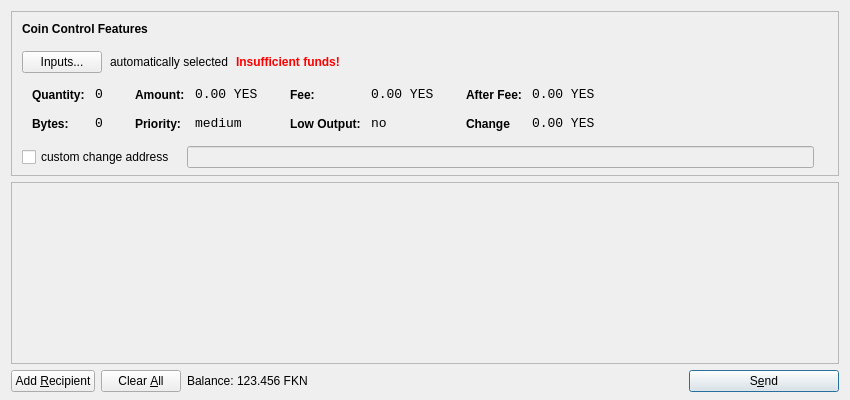
<?xml version="1.0" encoding="UTF-8"?>
<ui version="4.0">
 <class>SendCoinsDialog</class>
 <widget class="QDialog" name="SendCoinsDialog">
  <property name="geometry">
   <rect>
    <x>0</x>
    <y>0</y>
    <width>850</width>
    <height>400</height>
   </rect>
  </property>
  <property name="windowTitle">
   <string>Send Coins</string>
  </property>
  <layout class="QVBoxLayout" name="verticalLayout" stretch="0,1,0">
   <property name="bottomMargin">
    <number>8</number>
   </property>
   <item>
    <widget class="QFrame" name="frameCoinControl">
     <property name="sizePolicy">
      <sizepolicy hsizetype="Expanding" vsizetype="Expanding">
       <horstretch>0</horstretch>
       <verstretch>0</verstretch>
      </sizepolicy>
     </property>
     <property name="maximumSize">
      <size>
       <width>16777215</width>
       <height>16777215</height>
      </size>
     </property>
     <property name="frameShape">
      <enum>QFrame::StyledPanel</enum>
     </property>
     <property name="frameShadow">
      <enum>QFrame::Sunken</enum>
     </property>
     <layout class="QVBoxLayout" name="verticalLayoutCoinControl2">
      <property name="spacing">
       <number>-1</number>
      </property>
      <property name="leftMargin">
       <number>0</number>
      </property>
      <property name="topMargin">
       <number>0</number>
      </property>
      <property name="rightMargin">
       <number>0</number>
      </property>
      <property name="bottomMargin">
       <number>6</number>
      </property>
      <item>
       <layout class="QVBoxLayout" name="verticalLayoutCoinControl" stretch="0,0,0,0,1">
        <property name="spacing">
         <number>0</number>
        </property>
        <property name="leftMargin">
         <number>10</number>
        </property>
        <property name="topMargin">
         <number>10</number>
        </property>
        <item>
         <layout class="QHBoxLayout" name="horizontalLayoutCoinControl1">
          <property name="bottomMargin">
           <number>15</number>
          </property>
          <item>
           <widget class="QLabel" name="labelCoinControlFeatures">
            <property name="sizePolicy">
             <sizepolicy hsizetype="Preferred" vsizetype="Maximum">
              <horstretch>0</horstretch>
              <verstretch>0</verstretch>
             </sizepolicy>
            </property>
            <property name="font">
             <font>
              <weight>75</weight>
              <bold>true</bold>
             </font>
            </property>
            <property name="styleSheet">
             <string notr="true">font-weight:bold;</string>
            </property>
            <property name="text">
             <string>Coin Control Features</string>
            </property>
           </widget>
          </item>
         </layout>
        </item>
        <item>
         <layout class="QHBoxLayout" name="horizontalLayoutCoinControl2" stretch="0,0,0,0">
          <property name="spacing">
           <number>8</number>
          </property>
          <property name="bottomMargin">
           <number>10</number>
          </property>
          <item>
           <widget class="QPushButton" name="pushButtonCoinControl">
            <property name="styleSheet">
             <string notr="true"/>
            </property>
            <property name="text">
             <string>Inputs...</string>
            </property>
           </widget>
          </item>
          <item>
           <widget class="QLabel" name="labelCoinControlAutomaticallySelected">
            <property name="text">
             <string>automatically selected</string>
            </property>
            <property name="margin">
             <number>5</number>
            </property>
           </widget>
          </item>
          <item>
           <widget class="QLabel" name="labelCoinControlInsuffFunds">
            <property name="font">
             <font>
              <weight>75</weight>
              <bold>true</bold>
             </font>
            </property>
            <property name="styleSheet">
             <string notr="true">color:red;font-weight:bold;</string>
            </property>
            <property name="text">
             <string>Insufficient funds!</string>
            </property>
            <property name="margin">
             <number>5</number>
            </property>
           </widget>
          </item>
          <item>
           <spacer name="horizontalSpacerCoinControl">
            <property name="orientation">
             <enum>Qt::Horizontal</enum>
            </property>
            <property name="sizeHint" stdset="0">
             <size>
              <width>40</width>
              <height>1</height>
             </size>
            </property>
           </spacer>
          </item>
         </layout>
        </item>
        <item>
         <widget class="QWidget" name="widgetCoinControl" native="true">
          <property name="sizePolicy">
           <sizepolicy hsizetype="Preferred" vsizetype="Preferred">
            <horstretch>0</horstretch>
            <verstretch>0</verstretch>
           </sizepolicy>
          </property>
          <property name="minimumSize">
           <size>
            <width>0</width>
            <height>0</height>
           </size>
          </property>
          <property name="styleSheet">
           <string notr="true"/>
          </property>
          <layout class="QHBoxLayout" name="horizontalLayoutCoinControl5">
           <property name="margin">
            <number>0</number>
           </property>
           <item>
            <layout class="QHBoxLayout" name="horizontalLayoutCoinControl3" stretch="0,0,0,1">
             <property name="spacing">
              <number>20</number>
             </property>
             <property name="topMargin">
              <number>0</number>
             </property>
             <property name="bottomMargin">
              <number>10</number>
             </property>
             <item>
              <layout class="QFormLayout" name="formLayoutCoinControl1">
               <property name="horizontalSpacing">
                <number>10</number>
               </property>
               <property name="verticalSpacing">
                <number>14</number>
               </property>
               <property name="leftMargin">
                <number>10</number>
               </property>
               <property name="topMargin">
                <number>4</number>
               </property>
               <property name="rightMargin">
                <number>6</number>
               </property>
               <item row="0" column="0">
                <widget class="QLabel" name="labelCoinControlQuantityText">
                 <property name="styleSheet">
                  <string notr="true">font-weight:bold;</string>
                 </property>
                 <property name="text">
                  <string>Quantity:</string>
                 </property>
                 <property name="margin">
                  <number>0</number>
                 </property>
                </widget>
               </item>
               <item row="0" column="1">
                <widget class="QLabel" name="labelCoinControlQuantity">
                 <property name="font">
                  <font>
                   <family>Monospace</family>
                   <pointsize>10</pointsize>
                  </font>
                 </property>
                 <property name="cursor">
                  <cursorShape>IBeamCursor</cursorShape>
                 </property>
                 <property name="contextMenuPolicy">
                  <enum>Qt::ActionsContextMenu</enum>
                 </property>
                 <property name="text">
                  <string>0</string>
                 </property>
                 <property name="margin">
                  <number>0</number>
                 </property>
                 <property name="textInteractionFlags">
                  <set>Qt::LinksAccessibleByMouse|Qt::TextSelectableByKeyboard|Qt::TextSelectableByMouse</set>
                 </property>
                </widget>
               </item>
               <item row="1" column="0">
                <widget class="QLabel" name="labelCoinControlBytesText">
                 <property name="styleSheet">
                  <string notr="true">font-weight:bold;</string>
                 </property>
                 <property name="text">
                  <string>Bytes:</string>
                 </property>
                </widget>
               </item>
               <item row="1" column="1">
                <widget class="QLabel" name="labelCoinControlBytes">
                 <property name="font">
                  <font>
                   <family>Monospace</family>
                   <pointsize>10</pointsize>
                  </font>
                 </property>
                 <property name="cursor">
                  <cursorShape>IBeamCursor</cursorShape>
                 </property>
                 <property name="contextMenuPolicy">
                  <enum>Qt::ActionsContextMenu</enum>
                 </property>
                 <property name="text">
                  <string>0</string>
                 </property>
                 <property name="textInteractionFlags">
                  <set>Qt::LinksAccessibleByMouse|Qt::TextSelectableByKeyboard|Qt::TextSelectableByMouse</set>
                 </property>
                </widget>
               </item>
              </layout>
             </item>
             <item>
              <layout class="QFormLayout" name="formLayoutCoinControl2">
               <property name="horizontalSpacing">
                <number>10</number>
               </property>
               <property name="verticalSpacing">
                <number>14</number>
               </property>
               <property name="leftMargin">
                <number>6</number>
               </property>
               <property name="topMargin">
                <number>4</number>
               </property>
               <property name="rightMargin">
                <number>6</number>
               </property>
               <item row="0" column="0">
                <widget class="QLabel" name="labelCoinControlAmountText">
                 <property name="styleSheet">
                  <string notr="true">font-weight:bold;</string>
                 </property>
                 <property name="text">
                  <string>Amount:</string>
                 </property>
                 <property name="margin">
                  <number>0</number>
                 </property>
                </widget>
               </item>
               <item row="0" column="1">
                <widget class="QLabel" name="labelCoinControlAmount">
                 <property name="font">
                  <font>
                   <family>Monospace</family>
                   <pointsize>10</pointsize>
                  </font>
                 </property>
                 <property name="cursor">
                  <cursorShape>IBeamCursor</cursorShape>
                 </property>
                 <property name="contextMenuPolicy">
                  <enum>Qt::ActionsContextMenu</enum>
                 </property>
                 <property name="text">
                  <string>0.00 YES</string>
                 </property>
                 <property name="textInteractionFlags">
                  <set>Qt::LinksAccessibleByMouse|Qt::TextSelectableByKeyboard|Qt::TextSelectableByMouse</set>
                 </property>
                </widget>
               </item>
               <item row="1" column="0">
                <widget class="QLabel" name="labelCoinControlPriorityText">
                 <property name="styleSheet">
                  <string notr="true">font-weight:bold;</string>
                 </property>
                 <property name="text">
                  <string>Priority:</string>
                 </property>
                </widget>
               </item>
               <item row="1" column="1">
                <widget class="QLabel" name="labelCoinControlPriority">
                 <property name="font">
                  <font>
                   <family>Monospace</family>
                   <pointsize>10</pointsize>
                  </font>
                 </property>
                 <property name="cursor">
                  <cursorShape>IBeamCursor</cursorShape>
                 </property>
                 <property name="contextMenuPolicy">
                  <enum>Qt::ActionsContextMenu</enum>
                 </property>
                 <property name="text">
                  <string>medium</string>
                 </property>
                 <property name="textInteractionFlags">
                  <set>Qt::LinksAccessibleByMouse|Qt::TextSelectableByKeyboard|Qt::TextSelectableByMouse</set>
                 </property>
                </widget>
               </item>
              </layout>
             </item>
             <item>
              <layout class="QFormLayout" name="formLayoutCoinControl3">
               <property name="horizontalSpacing">
                <number>10</number>
               </property>
               <property name="verticalSpacing">
                <number>14</number>
               </property>
               <property name="leftMargin">
                <number>6</number>
               </property>
               <property name="topMargin">
                <number>4</number>
               </property>
               <property name="rightMargin">
                <number>6</number>
               </property>
               <item row="0" column="0">
                <widget class="QLabel" name="labelCoinControlFeeText">
                 <property name="styleSheet">
                  <string notr="true">font-weight:bold;</string>
                 </property>
                 <property name="text">
                  <string>Fee:</string>
                 </property>
                 <property name="margin">
                  <number>0</number>
                 </property>
                </widget>
               </item>
               <item row="0" column="1">
                <widget class="QLabel" name="labelCoinControlFee">
                 <property name="font">
                  <font>
                   <family>Monospace</family>
                   <pointsize>10</pointsize>
                  </font>
                 </property>
                 <property name="cursor">
                  <cursorShape>IBeamCursor</cursorShape>
                 </property>
                 <property name="contextMenuPolicy">
                  <enum>Qt::ActionsContextMenu</enum>
                 </property>
                 <property name="text">
                  <string>0.00 YES</string>
                 </property>
                 <property name="textInteractionFlags">
                  <set>Qt::LinksAccessibleByMouse|Qt::TextSelectableByKeyboard|Qt::TextSelectableByMouse</set>
                 </property>
                </widget>
               </item>
               <item row="1" column="0">
                <widget class="QLabel" name="labelCoinControlLowOutputText">
                 <property name="styleSheet">
                  <string notr="true">font-weight:bold;</string>
                 </property>
                 <property name="text">
                  <string>Low Output:</string>
                 </property>
                </widget>
               </item>
               <item row="1" column="1">
                <widget class="QLabel" name="labelCoinControlLowOutput">
                 <property name="font">
                  <font>
                   <family>Monospace</family>
                   <pointsize>10</pointsize>
                  </font>
                 </property>
                 <property name="cursor">
                  <cursorShape>IBeamCursor</cursorShape>
                 </property>
                 <property name="contextMenuPolicy">
                  <enum>Qt::ActionsContextMenu</enum>
                 </property>
                 <property name="text">
                  <string>no</string>
                 </property>
                 <property name="textInteractionFlags">
                  <set>Qt::LinksAccessibleByMouse|Qt::TextSelectableByKeyboard|Qt::TextSelectableByMouse</set>
                 </property>
                </widget>
               </item>
              </layout>
             </item>
             <item>
              <layout class="QFormLayout" name="formLayoutCoinControl4">
               <property name="horizontalSpacing">
                <number>10</number>
               </property>
               <property name="verticalSpacing">
                <number>14</number>
               </property>
               <property name="leftMargin">
                <number>6</number>
               </property>
               <property name="topMargin">
                <number>4</number>
               </property>
               <property name="rightMargin">
                <number>6</number>
               </property>
               <item row="0" column="0">
                <widget class="QLabel" name="labelCoinControlAfterFeeText">
                 <property name="styleSheet">
                  <string notr="true">font-weight:bold;</string>
                 </property>
                 <property name="text">
                  <string>After Fee:</string>
                 </property>
                 <property name="margin">
                  <number>0</number>
                 </property>
                </widget>
               </item>
               <item row="0" column="1">
                <widget class="QLabel" name="labelCoinControlAfterFee">
                 <property name="font">
                  <font>
                   <family>Monospace</family>
                   <pointsize>10</pointsize>
                  </font>
                 </property>
                 <property name="cursor">
                  <cursorShape>IBeamCursor</cursorShape>
                 </property>
                 <property name="contextMenuPolicy">
                  <enum>Qt::ActionsContextMenu</enum>
                 </property>
                 <property name="text">
                  <string>0.00 YES</string>
                 </property>
                 <property name="textInteractionFlags">
                  <set>Qt::LinksAccessibleByMouse|Qt::TextSelectableByKeyboard|Qt::TextSelectableByMouse</set>
                 </property>
                </widget>
               </item>
               <item row="1" column="0">
                <widget class="QLabel" name="labelCoinControlChangeText">
                 <property name="styleSheet">
                  <string notr="true">font-weight:bold;</string>
                 </property>
                 <property name="text">
                  <string>Change</string>
                 </property>
                </widget>
               </item>
               <item row="1" column="1">
                <widget class="QLabel" name="labelCoinControlChange">
                 <property name="font">
                  <font>
                   <family>Monospace</family>
                   <pointsize>10</pointsize>
                  </font>
                 </property>
                 <property name="cursor">
                  <cursorShape>IBeamCursor</cursorShape>
                 </property>
                 <property name="contextMenuPolicy">
                  <enum>Qt::ActionsContextMenu</enum>
                 </property>
                 <property name="text">
                  <string>0.00 YES</string>
                 </property>
                 <property name="textInteractionFlags">
                  <set>Qt::LinksAccessibleByMouse|Qt::TextSelectableByKeyboard|Qt::TextSelectableByMouse</set>
                 </property>
                </widget>
               </item>
              </layout>
             </item>
            </layout>
           </item>
          </layout>
         </widget>
        </item>
        <item>
         <layout class="QHBoxLayout" name="horizontalLayoutCoinControl4" stretch="0,0,0">
          <property name="spacing">
           <number>12</number>
          </property>
          <property name="sizeConstraint">
           <enum>QLayout::SetDefaultConstraint</enum>
          </property>
          <property name="topMargin">
           <number>5</number>
          </property>
          <property name="rightMargin">
           <number>5</number>
          </property>
          <item>
           <widget class="QCheckBox" name="checkBoxCoinControlChange">
            <property name="text">
             <string>custom change address</string>
            </property>
           </widget>
          </item>
          <item>
           <widget class="QLineEdit" name="lineEditCoinControlChange">
            <property name="enabled">
             <bool>false</bool>
            </property>
            <property name="sizePolicy">
             <sizepolicy hsizetype="Expanding" vsizetype="Fixed">
              <horstretch>0</horstretch>
              <verstretch>0</verstretch>
             </sizepolicy>
            </property>
           </widget>
          </item>
          <item>
           <widget class="QLabel" name="labelCoinControlChangeLabel">
            <property name="sizePolicy">
             <sizepolicy hsizetype="Preferred" vsizetype="Expanding">
              <horstretch>0</horstretch>
              <verstretch>0</verstretch>
             </sizepolicy>
            </property>
            <property name="minimumSize">
             <size>
              <width>0</width>
              <height>0</height>
             </size>
            </property>
            <property name="text">
             <string/>
            </property>
            <property name="margin">
             <number>3</number>
            </property>
           </widget>
          </item>
         </layout>
        </item>
        <item>
         <spacer name="verticalSpacerCoinControl">
          <property name="orientation">
           <enum>Qt::Vertical</enum>
          </property>
          <property name="sizeHint" stdset="0">
           <size>
            <width>800</width>
            <height>1</height>
           </size>
          </property>
         </spacer>
        </item>
       </layout>
      </item>
     </layout>
    </widget>
   </item>
   <item>
    <widget class="QScrollArea" name="scrollArea">
     <property name="widgetResizable">
      <bool>true</bool>
     </property>
     <widget class="QWidget" name="scrollAreaWidgetContents">
      <property name="geometry">
       <rect>
        <x>0</x>
        <y>0</y>
        <width>830</width>
        <height>165</height>
       </rect>
      </property>
      <layout class="QVBoxLayout" name="verticalLayout_2">
       <property name="margin">
        <number>0</number>
       </property>
       <item>
        <layout class="QVBoxLayout" name="entries">
         <property name="spacing">
          <number>6</number>
         </property>
        </layout>
       </item>
       <item>
        <spacer name="verticalSpacer">
         <property name="orientation">
          <enum>Qt::Vertical</enum>
         </property>
         <property name="sizeHint" stdset="0">
          <size>
           <width>20</width>
           <height>40</height>
          </size>
         </property>
        </spacer>
       </item>
      </layout>
     </widget>
    </widget>
   </item>
   <item>
    <layout class="QHBoxLayout" name="horizontalLayout">
     <item>
      <widget class="QPushButton" name="addButton">
       <property name="toolTip">
        <string>Send to multiple recipients at once</string>
       </property>
       <property name="text">
        <string>Add &amp;Recipient</string>
       </property>
       <property name="icon">
        <iconset resource="../bitcoin.qrc">
         <normaloff>:/icons/add</normaloff>:/icons/add</iconset>
       </property>
       <property name="autoDefault">
        <bool>false</bool>
       </property>
      </widget>
     </item>
     <item>
      <widget class="QPushButton" name="clearButton">
       <property name="sizePolicy">
        <sizepolicy hsizetype="Minimum" vsizetype="Fixed">
         <horstretch>0</horstretch>
         <verstretch>0</verstretch>
        </sizepolicy>
       </property>
       <property name="toolTip">
        <string>Remove all transaction fields</string>
       </property>
       <property name="text">
        <string>Clear &amp;All</string>
       </property>
       <property name="icon">
        <iconset resource="../bitcoin.qrc">
         <normaloff>:/icons/remove</normaloff>:/icons/remove</iconset>
       </property>
       <property name="autoRepeatDelay">
        <number>300</number>
       </property>
       <property name="autoDefault">
        <bool>false</bool>
       </property>
      </widget>
     </item>
     <item>
      <layout class="QHBoxLayout" name="horizontalLayout_2">
       <property name="spacing">
        <number>3</number>
       </property>
       <item>
        <widget class="QLabel" name="label">
         <property name="sizePolicy">
          <sizepolicy hsizetype="Preferred" vsizetype="Fixed">
           <horstretch>0</horstretch>
           <verstretch>0</verstretch>
          </sizepolicy>
         </property>
         <property name="text">
          <string>Balance:</string>
         </property>
        </widget>
       </item>
       <item>
        <widget class="QLabel" name="labelBalance">
         <property name="sizePolicy">
          <sizepolicy hsizetype="Preferred" vsizetype="Fixed">
           <horstretch>0</horstretch>
           <verstretch>0</verstretch>
          </sizepolicy>
         </property>
         <property name="cursor">
          <cursorShape>IBeamCursor</cursorShape>
         </property>
         <property name="text">
          <string>123.456 FKN</string>
         </property>
         <property name="textInteractionFlags">
          <set>Qt::LinksAccessibleByMouse|Qt::TextSelectableByKeyboard|Qt::TextSelectableByMouse</set>
         </property>
        </widget>
       </item>
      </layout>
     </item>
     <item>
      <spacer name="horizontalSpacer">
       <property name="orientation">
        <enum>Qt::Horizontal</enum>
       </property>
       <property name="sizeHint" stdset="0">
        <size>
         <width>40</width>
         <height>20</height>
        </size>
       </property>
      </spacer>
     </item>
     <item>
      <widget class="QPushButton" name="sendButton">
       <property name="minimumSize">
        <size>
         <width>150</width>
         <height>0</height>
        </size>
       </property>
       <property name="toolTip">
        <string>Confirm the send action</string>
       </property>
       <property name="text">
        <string>S&amp;end</string>
       </property>
       <property name="icon">
        <iconset resource="../bitcoin.qrc">
         <normaloff>:/icons/send</normaloff>:/icons/send</iconset>
       </property>
       <property name="default">
        <bool>true</bool>
       </property>
      </widget>
     </item>
    </layout>
   </item>
  </layout>
 </widget>
 <resources>
  <include location="../bitcoin.qrc"/>
 </resources>
 <connections/>
</ui>
